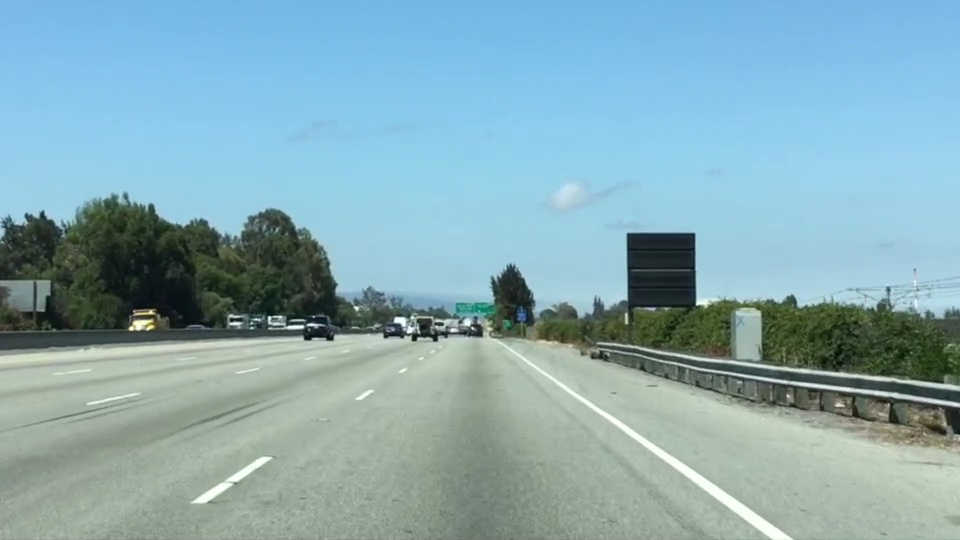
#> input picture datasets/test.jpg, 960 x 540 px
$ jupyter execute 3.RegionMasking+LaneFinding.ipynb
#> lines starting #> are read from the running program, lines starting #| are printed output that depends on the picture; after the words box and inside, x2 and y2 are one past the last pixel; in counts of white or black regions, pixels touching at a corner belong together
# Now, Combining both lane_Finding & Region Masking
[Image Processing with scipy](http://www.scipy-lectures.org/advanced/image_processing/)<br>
[A really good brief overview on How we interpret an image in Image Processing feild](https://homepages.inf.ed.ac.uk/rbf/HIPR2/value.htm)
>>
<div class="alert alert-block alert-warning" style="text-align: justify"> <span style='color:purple'> **First I am interested to find a region of interest where my lane lines present,&nbsp; usually a 2-D triangle within the image. This narrow down my search in a 2-D world(thinking yourself as a camera world which is &nbsp;2-D correct, it projects 3-D objects into 2-D obejcts ..!!). Once, you cropped your area of interest, using color criterion i.e select&nbsp; a value in each color channel RGB, say 200(means very bright/white) and any value which is lesser than 200, put to zero&nbsp; ( i.e make it darkest explicitly, means black- out those pixel value.) Now, you have bunch of values in the numpy array of an image that has only bright pixel( with intensities > 200). Also, you have already narrow down you search scope so now you are just watching bright pixel&nbsp;&nbsp;(with criterion >200 in each RGB stacked together) which your white colored Lane-lines..WOW..!!! and you said the selected region pixels to be &nbsp;colored red for indentification purpose, so now those white/bright pixels (>200) will be colored RED.** </span> </div>

[cell 1]
import matplotlib.image as mpimg
import matplotlib.pyplot as plt
import numpy as np

# read the image & printing stats
image=mpimg.imread("datasets/test.jpg")
#> image is the input picture: shape (540, 960, 3); mean R, G, B 135.5, 171.1, 179.2
#this is an 2D IMAGE, which has 3 color channel array  for
# print(image)
print('The type of the image:',type(image),\
      '\nThe camera, 3-D images image:',image.shape,\
      '\ndata type/depth of an image',image.dtype,'i.e dtype is uint8 for 8-bit images (0-255)' )
#| The type of the image: <class 'numpy.ndarray'>
#| The camera, 3-D images image: (540, 960, 3)
#| data type/depth of an image uint8 i.e dtype is uint8 for 8-bit images (0-255)
# A camera image is a combination of (:, :, 1) R + (:, :, 1) G + (:, :, 1) B == (:,:,3) RGB and we store a camera image which is a
# array of array of array full of numbers of size each 8-bits. Therefore, we can perform any mathematical operation this array and indirectly
# getting a different form of new image

plt.imshow(image)
plt.colorbar()
plt.show()
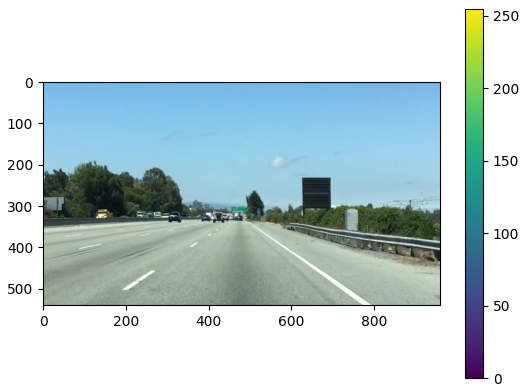
#> figure drawn by matplotlib, 2 panels

[cell 2]
#take a deep copy
y_size =image.shape[0]
#> y_size = 540
x_size=image.shape[1]
#> x_size = 960
print(y_size, x_size)
#| 540 960
color_select=np.copy(image)
line_image= np.copy(image)

### Defining **criterion** for both  lane_Finding & Region Masking.

[cell 3]
# define region for masking criterion -- For Example: a triangle--->narrow down your scope of visibility
left_bottom = [120, 539]
right_bottom = [800, 539]
apex = [470, 300]
fit_left   = np.polyfit( (left_bottom[0], apex[0]), (left_bottom[1], apex[1]), 1)
fit_bottom = np.polyfit( (left_bottom[0], right_bottom[0]), (left_bottom[1], right_bottom[1]), 1)
fit_right  = np.polyfit( (right_bottom[0], apex[0]), (right_bottom[1], apex[1]), 1)

# Define the color criterion
red_threshold = 200
green_threshold = 200
blue_threshold = 200
rgb_threshold = [red_threshold,green_threshold,blue_threshold]
# Mask the pixels below the threshold--> create a numpy 3D-array Tagging all the pixel value who has value < 200 as per criterion to TRUE
color_thresholds=(image[:,:,0] < rgb_threshold[0]) \
            | (image[:,:,1] < rgb_threshold[1]) \
            | (image[:,:,2] < rgb_threshold[2])
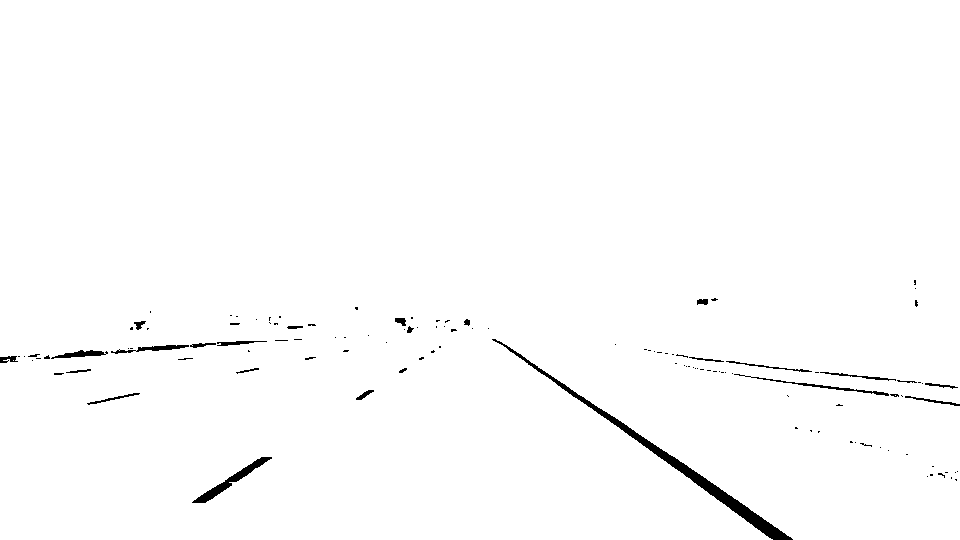
#> color_thresholds: shape (540, 960) bool; 98.9% white; 121 black regions (95 under 20 px), largest, box (x1, y1, x2, y2) and area: (492, 339, 793, 540) 2493, (192, 457, 272, 503) 624, (734, 374, 889, 396) 302
print('color_thresholds dim',color_thresholds.shape)
#| color_thresholds dim (540, 960)
# find the region inside the lines --> defining the area within the visibility i.e TRIANGLE.
XX, YY = np.meshgrid( np.arange(0,x_size), np.arange(0,y_size) )
region_thresholds =   ( YY > (XX* fit_left[0] + fit_left[1]) )\
                   & ( YY > (XX* fit_right[0] + fit_right[1]))\
                   & ( YY < (XX* fit_bottom[0] + fit_bottom[1]))

> <div class="alert alert-block alert-warning">
<div style="text-align: justify">
<span style='color:purple'> **masking the color selection (for TRUE values black-out[0,0,0] pixel values in each channel in a copy of a main camera image ) this image has only white lane-lines visible, with some other objects which have cleared the criterion and are bright with intensities > 200 in each channel. We cannot stop them by increasing the threshold value, because if we increase the threshold above ~200 then we gonna black-out the bright pixels which are visible now on the lane-lines. You can play with the threshold to understand what I have written.**</div></div>

[cell 4]
color_select[color_thresholds]=[0,0,0]
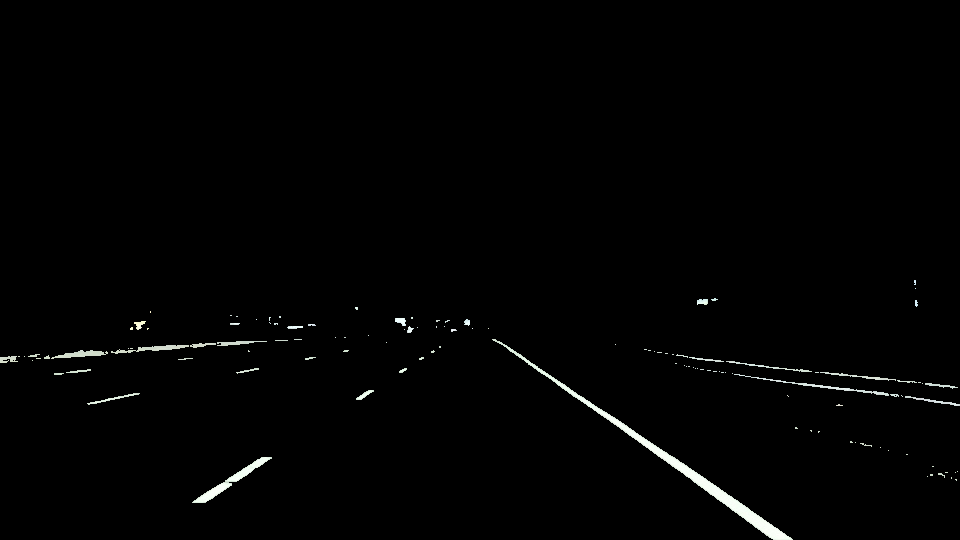
#> color_select: shape (540, 960, 3); mean R, G, B 2.5, 2.7, 2.5
print('color_select Dim',color_select.shape)
#| color_select Dim (540, 960, 3)

>
<div class="alert alert-block alert-warning" style="text-align: justify,color:purple">
<span > **Therefore,a solution will be impose a triangualr region to narrow down our scope  of visibility, and removing those object that were not filtered in by the color-criterion and are problem in recognizing clear-lane lines.**</div>

 <span style='color:purple'>
**Find where image is both colored right and in the region taking False values from color_threshold(>200) gives only the bright lane lines + other crapy object explained above, alon with that we take TRUE values from region_threshold which has the chopped TRIANGULAR-REGION in RED color, what we get is a clear lane-lines colored in RED.</div></div>

[cell 5]
line_image[~color_thresholds & region_thresholds] = [255,0,0]
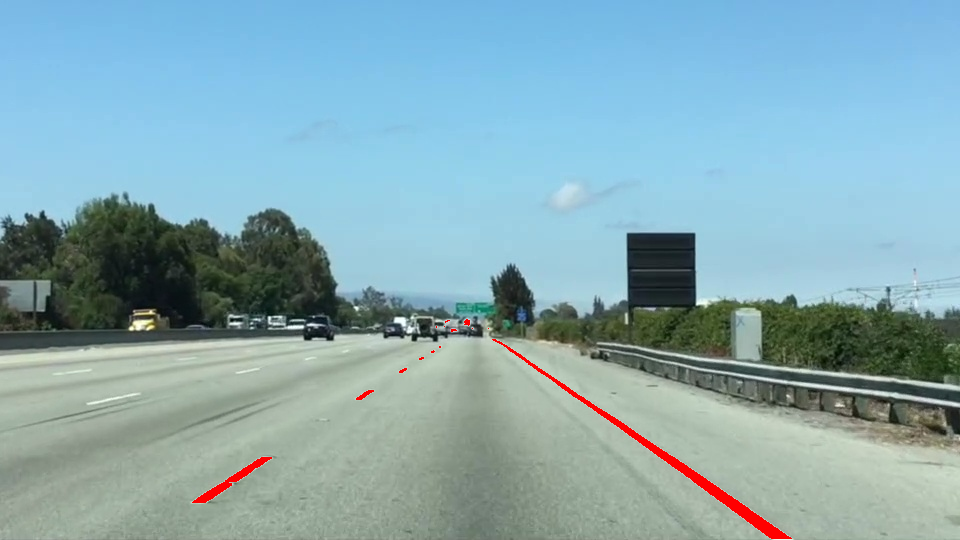
#> line_image: shape (540, 960, 3); 0.63% of pixels changed, all inside (x1, y1, x2, y2) = (192, 319, 792, 539)
# line_image[region_thresholds] = [255,0,0]
# Display our two output images

# Black-out all the pixels which are <200--leading to white lane-lines + small crap which has pixel value >200.
plt.imshow(color_select)
print('The modified dimension after colored-criterion',color_select.shape)
#| The modified dimension after colored-criterion (540, 960, 3)
# pick the bight pixel value >200 within a triangular region.
plt.imshow(line_image)
image=mpimg.imread("datasets/test.jpg")
plt.show()
print("\u263A ---Yeppppiee.. I have successfully identified white- lane lines clearly---\u263A")

# **Catch:**
>
<div style="text-align: justify"> <span style='color:purple'>**there is an addition term/channel added within the inner vector RGB, why?**</div>
*  I think matplotlib.image.imsave saves the image in an RGBA format. try using cv2.imwrite to save the image. It worked..!!!

[cell 6]
import cv2
print('The modified dimension after colored-criterion + region-criterion of numpy array',line_image.shape)
#| The modified dimension after colored-criterion + region-criterion of numpy array (540, 960, 3)
# writing to file.
# do not use matplotlib.image.imsave to save image, There gonna be a error of dimension mismatch.
# mpimg.imsave("datasets/fully_identiflied_laneLines", format='jpg', arr=line_image)
cv2.imwrite("datasets/fully_identiflied_laneLines.jpg", line_image)
# again fetching and checking the dimension.
fetch_image=mpimg.imread("datasets/fully_identiflied_laneLines.jpg")
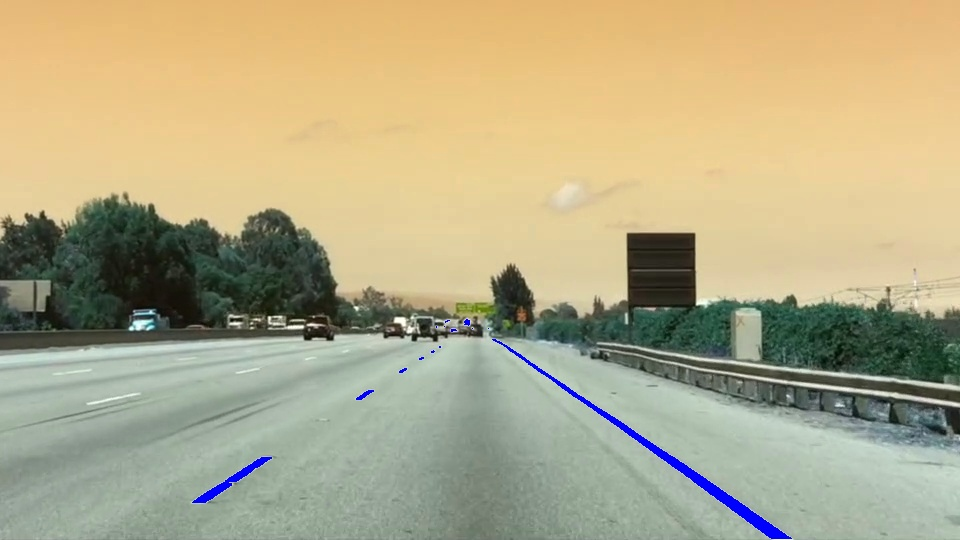
#> fetch_image: shape (540, 960, 3); mean R, G, B 177.7, 169.6, 135.5
print('The modified dimension after colored-criterion + region-criterion of the numpy-array taken from the generated image',fetch_image.shape)
#| The modified dimension after colored-criterion + region-criterion of the numpy-array taken from the generated image (540, 960, 3)

$ run again, with datasets/fully_identiflied_laneLines.jpg copied over datasets/test.jpg
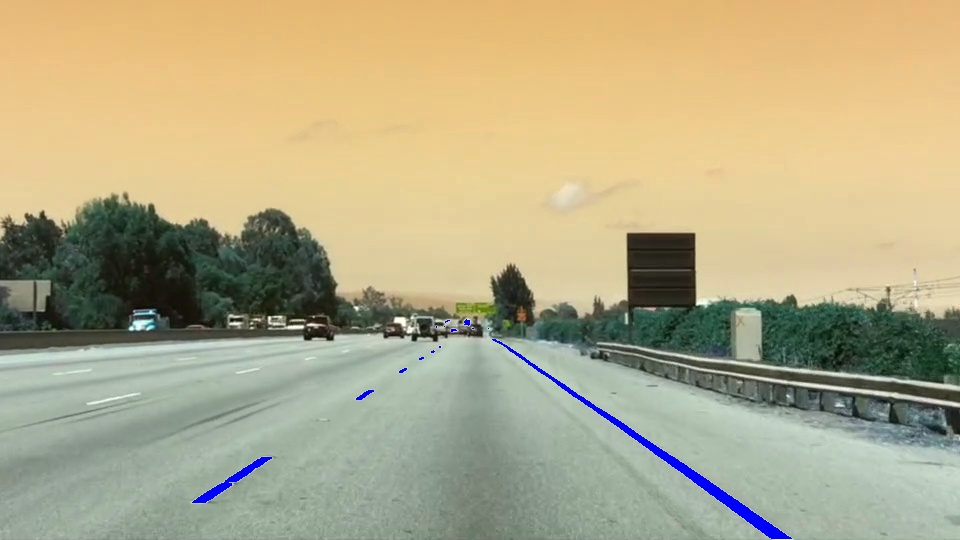
#> input picture datasets/fully_identiflied_laneLines.jpg, 960 x 540 px
#> image is the input picture: shape (540, 960, 3); mean R, G, B 177.7, 169.6, 135.4
#| The type of the image: <class 'numpy.ndarray'>
#| The camera, 3-D images image: (540, 960, 3)
#| data type/depth of an image uint8 i.e dtype is uint8 for 8-bit images (0-255)
#| 540 960
#> `color_thresholds=(image[:,:,0] < rgb_threshold[0]) \ | (image[:,:,1] <..`:
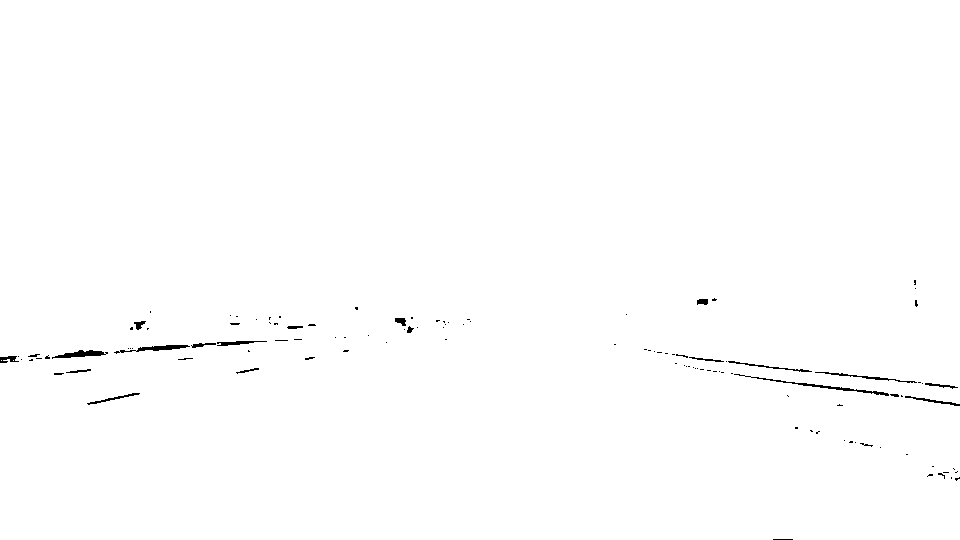
#> color_thresholds: shape (540, 960) bool; 99.5% white; black in thin lines or dots, all inside (x1, y1, x2, y2) = (0, 280, 960, 540)
#| color_thresholds dim (540, 960)
#| color_select Dim (540, 960, 3)
#> line_image: shape (540, 960, 3); under 0.01% of pixels changed, all inside (x1, y1, x2, y2) = (443, 319, 471, 340)
#| The modified dimension after colored-criterion (540, 960, 3)
#| The modified dimension after colored-criterion + region-criterion of numpy array (540, 960, 3)
#> `fetch_image=mpimg.imread("datasets/fully_identiflied_laneLines.jpg")`:
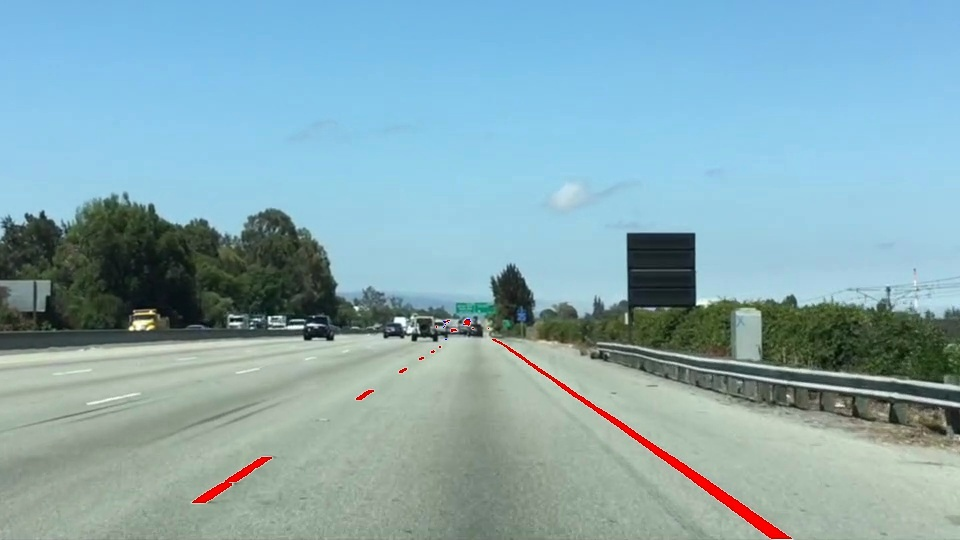
#> fetch_image: shape (540, 960, 3); mean R, G, B 135.5, 169.6, 177.7
#| The modified dimension after colored-criterion + region-criterion of the numpy-array taken from the generated image (540, 960, 3)

$ run again, with datasets/fully_identiflied_laneLines.png saved as datasets/test.jpg
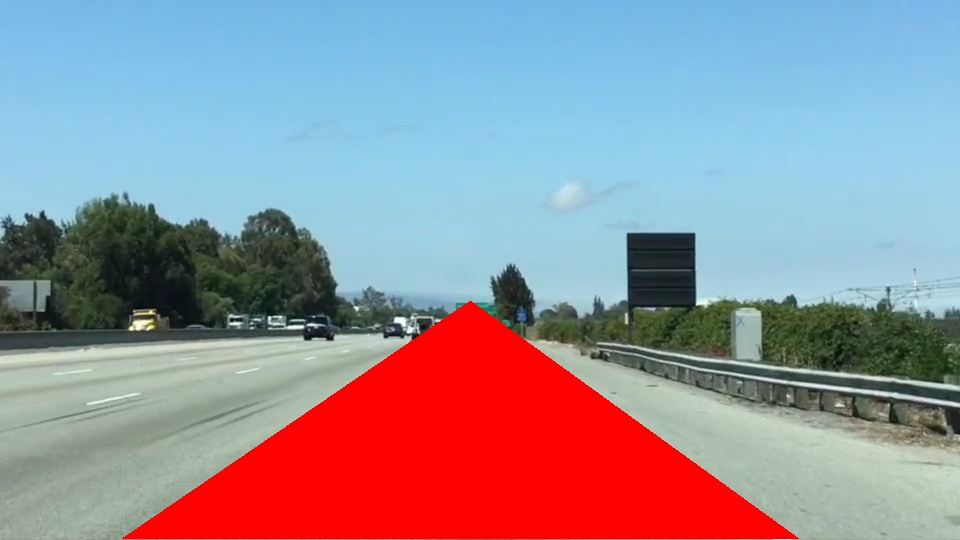
#> input picture datasets/fully_identiflied_laneLines.png, 960 x 540 px
#> image is the input picture: shape (540, 960, 3); mean R, G, B 150.6, 144.2, 154.6
#| The type of the image: <class 'numpy.ndarray'>
#| The camera, 3-D images image: (540, 960, 3)
#| data type/depth of an image uint8 i.e dtype is uint8 for 8-bit images (0-255)
#| 540 960
#> `color_thresholds=(image[:,:,0] < rgb_threshold[0]) \ | (image[:,:,1] <..`:
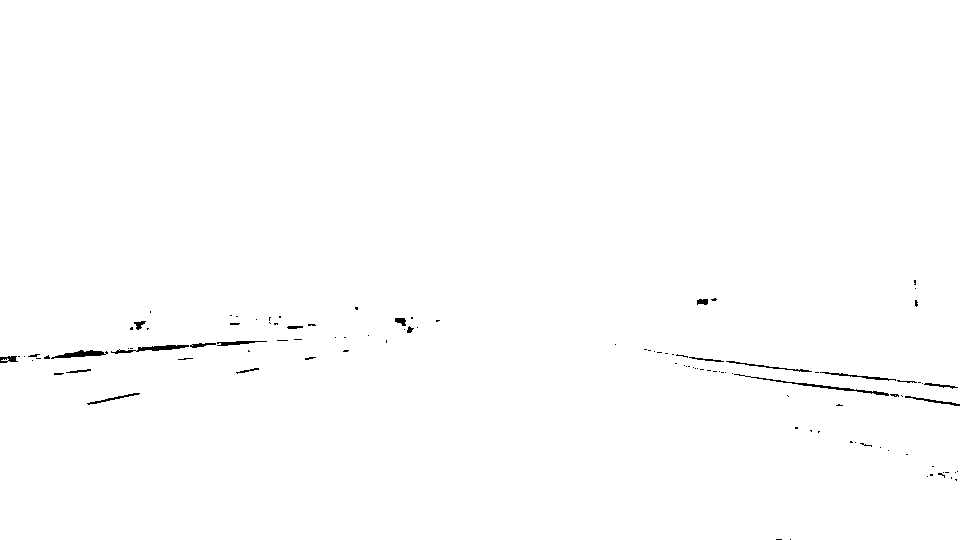
#> color_thresholds: shape (540, 960) bool; 99.5% white; black in thin lines or dots, all inside (x1, y1, x2, y2) = (0, 280, 960, 540)
#| color_thresholds dim (540, 960)
#| color_select Dim (540, 960, 3)
#| The modified dimension after colored-criterion (540, 960, 3)
#| The modified dimension after colored-criterion + region-criterion of numpy array (540, 960, 3)
#> `fetch_image=mpimg.imread("datasets/fully_identiflied_laneLines.jpg")`:
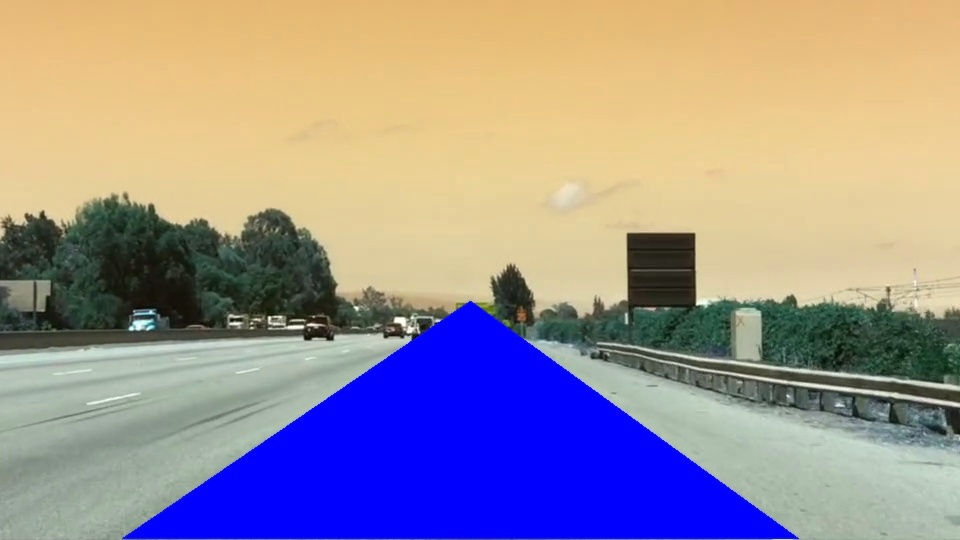
#> fetch_image: shape (540, 960, 3); mean R, G, B 154.6, 144.2, 150.5
#| The modified dimension after colored-criterion + region-criterion of the numpy-array taken from the generated image (540, 960, 3)
